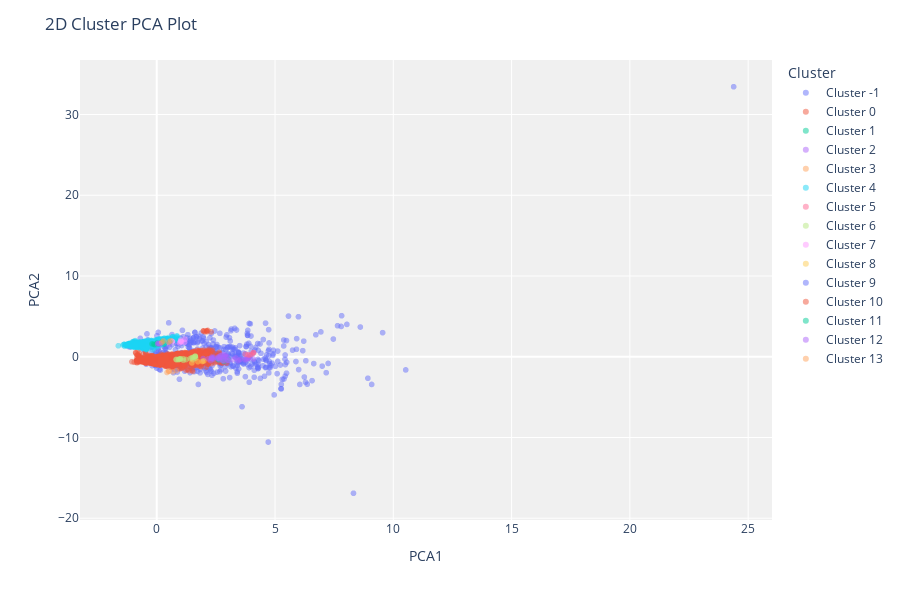

Source (notebook cell):
### Code cell
plot_model(dbscan, plot = 'cluster')

### Figure 1 — Plotly figure (JSON) as saved in the notebook; plotly's stock layout.template omitted (floating-point values rounded to 4 significant figures; data arrays with more than 128 entries replaced by an {"elided": "..."} marker saying what was removed)
{"data": [{"customdata": {"elided": "480x1 float values"}, "hovertemplate": "Cluster=Cluster -1<br>PCA1=%{x}<br>PCA2=%{y}<br>Feature=%{customdata[0]}<extra></extra>", "legendgroup": "Cluster -1", "marker": {"color": "#636efa", "opacity": 0.5, "symbol": "circle"}, "mode": "markers", "name": "Cluster -1", "showlegend": true, "textposition": "top center", "type": "scattergl", "x": {"elided": "480 float values"}, "xaxis": "x", "y": {"elided": "480 float values"}, "yaxis": "y"}, {"customdata": {"elided": "4433x1 float values"}, "hovertemplate": "Cluster=Cluster 0<br>PCA1=%{x}<br>PCA2=%{y}<br>Feature=%{customdata[0]}<extra></extra>", "legendgroup": "Cluster 0", "marker": {"color": "#EF553B", "opacity": 0.5, "symbol": "circle"}, "mode": "markers", "name": "Cluster 0", "showlegend": true, "textposition": "top center", "type": "scattergl", "x": {"elided": "4433 float values"}, "xaxis": "x", "y": {"elided": "4433 float values"}, "yaxis": "y"}, {"customdata": [[1100], [1000], [1226.0], [1141.0], [1269.0], [1170], [1042.0]], "hovertemplate": "Cluster=Cluster 1<br>PCA1=%{x}<br>PCA2=%{y}<br>Feature=%{customdata[0]}<extra></extra>", "legendgroup": "Cluster 1", "marker": {"color": "#00cc96", "opacity": 0.5, "symbol": "circle"}, "mode": "markers", "name": "Cluster 1", "showlegend": true, "textposition": "top center", "type": "scattergl", "x": [2.62, 2.776, 3.03, 2.773, 2.836, 2.634, 2.593], "xaxis": "x", "y": [-0.2308, -0.0502, -0.3448, -0.2843, -0.5803, -0.3999, -0.2889], "yaxis": "y"}, {"customdata": [[711.8], [70.86], [75], [150], [200], [594], [318.2], [104.6], [500], [178.4], [25], [520], [88.26], [647.1], [650], [600], [19.23], [458.4], [14.67], [224], [496.4], [245.6], [188.4], [235], [109.1], [499.2], [32], [10], [354.8], [136], [614.3], [450], [221.2], [750], [675]], "hovertemplate": "Cluster=Cluster 2<br>PCA1=%{x}<br>PCA2=%{y}<br>Feature=%{customdata[0]}<extra></extra>", "legendgroup": "Cluster 2", "marker": {"color": "#ab63fa", "opacity": 0.5, "symbol": "circle"}, "mode": "markers", "name": "Cluster 2", "showlegend": true, "textposition": "top center", "type": "scattergl", "x": [3.741, 2.408, 2.846, 2.699, 2.632, 3.863, 2.278, 2.312, 3.011, 2.919, 2.787, 3.219, 2.613, 3.865, 3.782, 3.871, 2.695, 2.786, 2.329, 2.983, 3.006, 2.386, 2.574, 2.819, 2.183, 2.839, 2.893, 1.963, 2.649, 2.32, 3.532, 3.343, 2.62, 4.082, 3.437], "xaxis": "x", "y": [-0.3879, -0.09104, 0.08547, -0.06295, -0.1387, -0.1456, -0.4766, -0.1919, -0.4377, 0.006121, 0.2434, -0.3618, -0.01308, -0.2252, -0.2545, -0.1504, 0.1347, -0.4791, -0.04565, -0.03071, -0.4348, -0.2767, -0.186, -0.1316, -0.2578, -0.5177, 0.2164, -0.2259, -0.3841, -0.2357, -0.346, -0.1566, -0.2124, -0.2716, -0.487], "yaxis": "y"}, {"customdata": [[545.5], [660], [627.8], [597.7], [551.7]], "hovertemplate": "Cluster=Cluster 3<br>PCA1=%{x}<br>PCA2=%{y}<br>Feature=%{customdata[0]}<extra></extra>", "legendgroup": "Cluster 3", "marker": {"color": "#FFA15A", "opacity": 0.5, "symbol": "circle"}, "mode": "markers", "name": "Cluster 3", "showlegend": true, "textposition": "top center", "type": "scattergl", "x": [0.5042, 0.6735, 0.4359, 0.8317, 0.5214], "xaxis": "x", "y": [-1.785, -1.866, -1.949, -1.725, -1.778], "yaxis": "y"}, {"customdata": {"elided": "955x1 float values"}, "hovertemplate": "Cluster=Cluster 4<br>PCA1=%{x}<br>PCA2=%{y}<br>Feature=%{customdata[0]}<extra></extra>", "legendgroup": "Cluster 4", "marker": {"color": "#19d3f3", "opacity": 0.5, "symbol": "circle"}, "mode": "markers", "name": "Cluster 4", "showlegend": true, "textposition": "top center", "type": "scattergl", "x": {"elided": "955 float values"}, "xaxis": "x", "y": {"elided": "955 float values"}, "yaxis": "y"}, {"customdata": [[250], [250], [387.5], [328.1], [316.2], [240]], "hovertemplate": "Cluster=Cluster 5<br>PCA1=%{x}<br>PCA2=%{y}<br>Feature=%{customdata[0]}<extra></extra>", "legendgroup": "Cluster 5", "marker": {"color": "#FF6692", "opacity": 0.5, "symbol": "circle"}, "mode": "markers", "name": "Cluster 5", "showlegend": true, "textposition": "top center", "type": "scattergl", "x": [4.098, 3.739, 3.932, 3.849, 4.027, 4.084], "xaxis": "x", "y": [0.5004, 0.3163, 0.2053, 0.2532, 0.3244, 0.5084], "yaxis": "y"}, {"customdata": [[45], [142.6], [137.5], [70.5], [30], [40], [175.4], [29], [50], [200], [153.2], [54], [37.78], [46.43], [60], [120], [68], [100], [254.5]], "hovertemplate": "Cluster=Cluster 6<br>PCA1=%{x}<br>PCA2=%{y}<br>Feature=%{customdata[0]}<extra></extra>", "legendgroup": "Cluster 6", "marker": {"color": "#B6E880", "opacity": 0.5, "symbol": "circle"}, "mode": "markers", "name": "Cluster 6", "showlegend": true, "textposition": "top center", "type": "scattergl", "x": [1.629, 1.247, 1.579, 0.9234, 0.9964, 1.622, 1.643, 0.8152, 1.636, 1.127, 1.421, 0.9223, 0.9714, 0.8397, 1.003, 1.482, 1.122, 1.526, 1.53], "xaxis": "x", "y": [0.05111, -0.3444, -0.1156, -0.3752, -0.2496, 0.05515, -0.1666, -0.3408, 0.04707, -0.4421, -0.2203, -0.3242, -0.2743, -0.3549, -0.2923, -0.1383, -0.2435, -0.08533, -0.3695], "yaxis": "y"}, {"customdata": [[0], [0], [242.9], [121.2], [139.0], [225], [119], [0], [0]], "hovertemplate": "Cluster=Cluster 7<br>PCA1=%{x}<br>PCA2=%{y}<br>Feature=%{customdata[0]}<extra></extra>", "legendgroup": "Cluster 7", "marker": {"color": "#FF97FF", "opacity": 0.5, "symbol": "circle"}, "mode": "markers", "name": "Cluster 7", "showlegend": true, "textposition": "top center", "type": "scattergl", "x": [0.6561, 1.016, 1.177, 1.027, 1.047, 0.9723, 1.003, 1.195, 0.6561], "xaxis": "x", "y": [1.893, 2.077, 1.789, 1.915, 1.842, 1.711, 1.889, 2.169, 1.893], "yaxis": "y"}, {"customdata": [[600], [565.8], [571.4], [625]], "hovertemplate": "Cluster=Cluster 8<br>PCA1=%{x}<br>PCA2=%{y}<br>Feature=%{customdata[0]}<extra></extra>", "legendgroup": "Cluster 8", "marker": {"color": "#FECB52", "opacity": 0.5, "symbol": "circle"}, "mode": "markers", "name": "Cluster 8", "showlegend": true, "textposition": "top center", "type": "scattergl", "x": [1.737, 1.929, 1.489, 1.988], "xaxis": "x", "y": [-0.6153, -0.5858, -0.7649, -0.5251], "yaxis": "y"}, {"customdata": [[65.43], [204.1], [244], [125], [154.3], [102.7], [120]], "hovertemplate": "Cluster=Cluster 9<br>PCA1=%{x}<br>PCA2=%{y}<br>Feature=%{customdata[0]}<extra></extra>", "legendgroup": "Cluster 9", "marker": {"color": "#636efa", "opacity": 0.5, "symbol": "circle"}, "mode": "markers", "name": "Cluster 9", "showlegend": true, "textposition": "top center", "type": "scattergl", "x": [2.851, 2.991, 3.323, 3.073, 3.197, 3.124, 3.011], "xaxis": "x", "y": [1.247, 1.132, 1.116, 1.207, 1.188, 1.23, 1.208], "yaxis": "y"}, {"customdata": [[131], [0], [0], [101.1], [0], [0], [0], [0]], "hovertemplate": "Cluster=Cluster 10<br>PCA1=%{x}<br>PCA2=%{y}<br>Feature=%{customdata[0]}<extra></extra>", "legendgroup": "Cluster 10", "marker": {"color": "#EF553B", "opacity": 0.5, "symbol": "circle"}, "mode": "markers", "name": "Cluster 10", "showlegend": true, "textposition": "top center", "type": "scattergl", "x": [2.301, 2.112, 2.031, 2.116, 2.112, 1.977, 2.154, 1.975], "xaxis": "x", "y": [3.077, 3.202, 3.094, 3.085, 3.202, 3.189, 3.259, 3.194], "yaxis": "y"}, {"customdata": [[120], [103.7], [0], [0], [100], [114.6], [0], [0], [0], [0]], "hovertemplate": "Cluster=Cluster 11<br>PCA1=%{x}<br>PCA2=%{y}<br>Feature=%{customdata[0]}<extra></extra>", "legendgroup": "Cluster 11", "marker": {"color": "#00cc96", "opacity": 0.5, "symbol": "circle"}, "mode": "markers", "name": "Cluster 11", "showlegend": true, "textposition": "top center", "type": "scattergl", "x": [0.3149, 0.5471, -0.1199, -0.1949, -0.07177, 0.07391, 0.2006, 0.0208, 0.0208, 0.2216], "xaxis": "x", "y": [1.569, 1.822, 1.552, 1.583, 1.475, 1.545, 1.785, 1.693, 1.693, 1.813], "yaxis": "y"}, {"customdata": [[0], [25], [0], [0], [106.7]], "hovertemplate": "Cluster=Cluster 12<br>PCA1=%{x}<br>PCA2=%{y}<br>Feature=%{customdata[0]}<extra></extra>", "legendgroup": "Cluster 12", "marker": {"color": "#ab63fa", "opacity": 0.5, "symbol": "circle"}, "mode": "markers", "name": "Cluster 12", "showlegend": true, "textposition": "top center", "type": "scattergl", "x": [0.03928, 0.1518, 0.06471, 0.1167, 0.5439], "xaxis": "x", "y": [1.58, 1.597, 1.691, 1.617, 1.609], "yaxis": "y"}, {"customdata": [[88.76], [159.2], [100], [0]], "hovertemplate": "Cluster=Cluster 13<br>PCA1=%{x}<br>PCA2=%{y}<br>Feature=%{customdata[0]}<extra></extra>", "legendgroup": "Cluster 13", "marker": {"color": "#FFA15A", "opacity": 0.5, "symbol": "circle"}, "mode": "markers", "name": "Cluster 13", "showlegend": true, "textposition": "top center", "type": "scattergl", "x": [0.589, 0.5081, 0.2176, 0.2845], "xaxis": "x", "y": [1.974, 1.825, 1.779, 1.953], "yaxis": "y"}], "layout": {"height": 600, "legend": {"title": {"text": "Cluster"}, "tracegroupgap": 0}, "margin": {"t": 60}, "plot_bgcolor": "rgb(240,240,240)", "title": {"text": "2D Cluster PCA Plot"}, "xaxis": {"anchor": "y", "domain": [0, 1], "title": {"text": "PCA1"}}, "yaxis": {"anchor": "x", "domain": [0, 1], "title": {"text": "PCA2"}}}}
